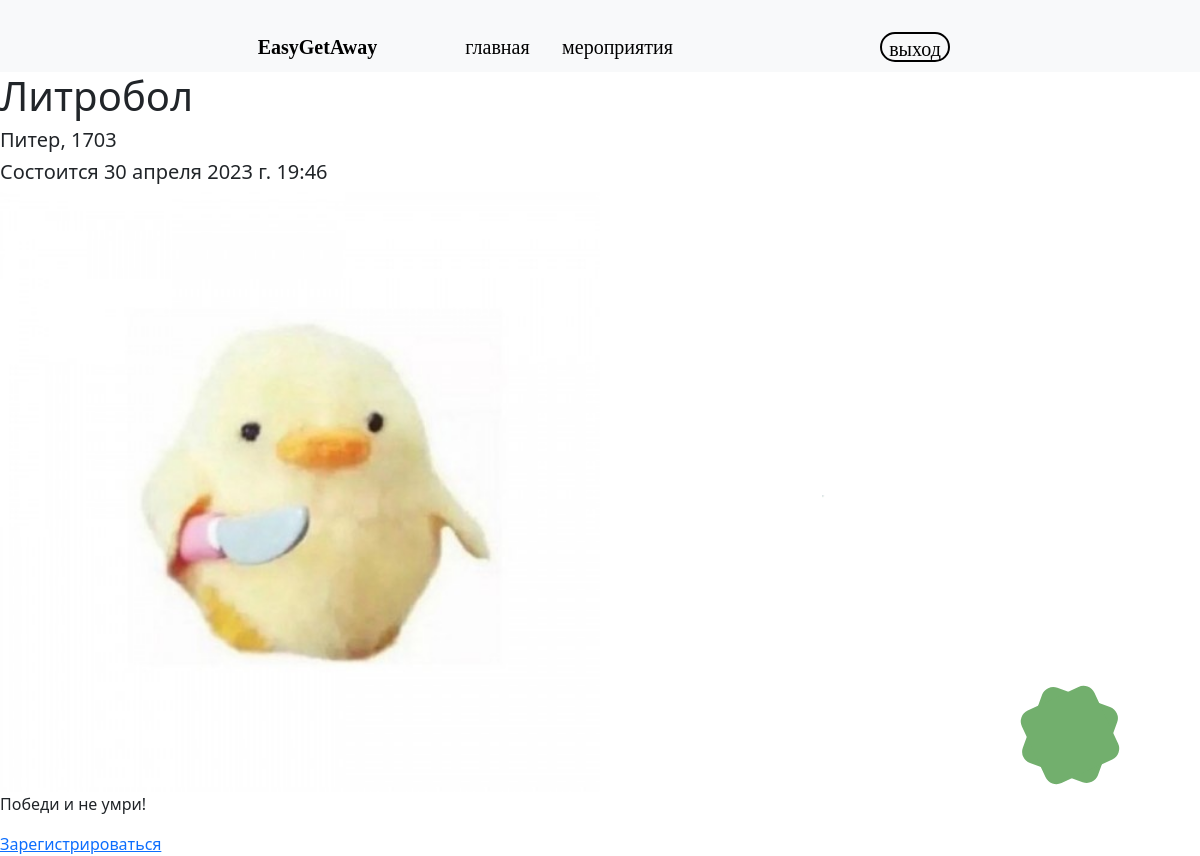
The page /event/4 (signed in) on the database its author committed.
### recommendations/models.py (models this page shows)
class Events(models.Model):
    title = models.CharField(max_length=500)
    city = models.CharField(max_length=200)
    location = models.CharField(max_length=300)
    date = models.DateTimeField()
    end_reg = models.DateTimeField()
    categories = models.ManyToManyField(to='Category')
    description = models.TextField()
    image = models.ImageField(upload_to='events/images')

### recommendations/views.py (the view)
# urls.py: path('event/<int:pk>', views.EventDetailView.as_view(), name='details'),
class EventDetailView(DetailView):
    model = Events
    template_name = "recommendations/details.html"
    def get_object(self, *args, **kwargs):
        obj = super().get_object()
        obj.save()
        return obj

### recommendations/templates/recommendations/details.html (shortened to what this page needs)
{% extends "base.html" %}
{% block content %}
<h1 class="title">{{ object.title }}</h1>
<h5 class="place">{{ object.city }}, {{ object.location }}</h5>
<h5 class="text">Состоится {{ object.date }}</h5>
<img class="img" width="600" src="{{ object.image.url }}" alt="Card image cap">
<p class="text">{{ object.description | safe }}</p>
{% if request.user.is_authenticated %}
{% if object in request.user.profile.events.all %}
<p class="text">Вы зарегистрированы!</p>
{% else %}
<a href="{% url 'reg' object.pk %}" class="reg">Зарегистрироваться</a>
{% endif %}
{% endif %}
{% endblock %}

### rows shown on the page
Events: title "Литробол", city "Питер", location "1703", date "30 апреля 2023 г. 19:46", image (picture), description "Победи и не умри!"
